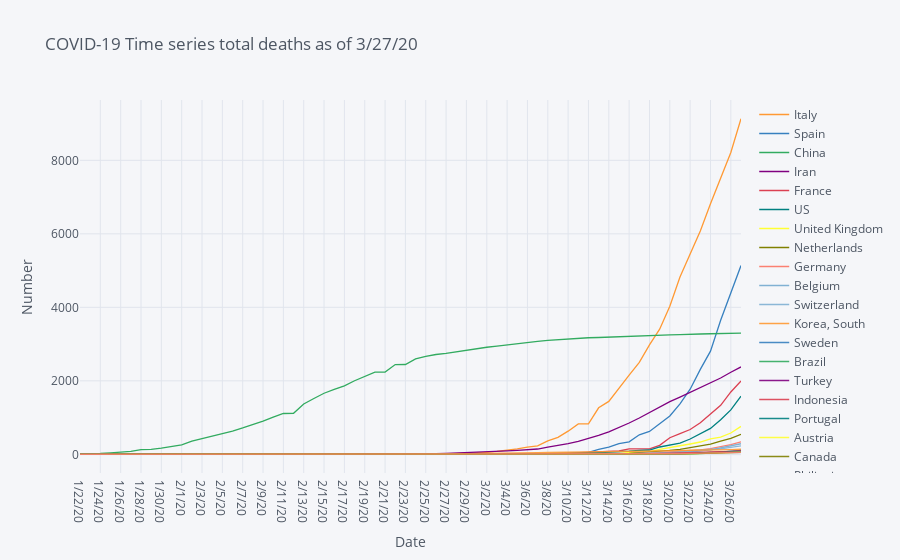

The code cell stored with this chart in its notebook:
### Code cell
df=covid19_deaths.groupby('Country/Region').sum().reset_index()
df=df.sort_values(deaths_latest,ascending=False).head(20).drop(['Lat', 'Long'],axis=1).set_index("Country/Region").T
fig = df.iplot(asFigure=True, xTitle="Date", yTitle="Number", title=f'COVID-19 Time series total deaths as of {deaths_latest}')
fig

### Figure 1 — Plotly figure (JSON) as saved in the notebook; plotly's stock layout.template omitted (floating-point values rounded to 4 significant figures)
{"data": [{"line": {"color": "rgba(255, 153, 51, 1.0)", "dash": "solid", "shape": "linear", "width": 1.3}, "mode": "lines", "name": "Italy", "text": "", "type": "scatter", "x": ["1/22/20", "1/23/20", "1/24/20", "1/25/20", "1/26/20", "1/27/20", "1/28/20", "1/29/20", "1/30/20", "1/31/20", "2/1/20", "2/2/20", "2/3/20", "2/4/20", "2/5/20", "2/6/20", "2/7/20", "2/8/20", "2/9/20", "2/10/20", "2/11/20", "2/12/20", "2/13/20", "2/14/20", "2/15/20", "2/16/20", "2/17/20", "2/18/20", "2/19/20", "2/20/20", "2/21/20", "2/22/20", "2/23/20", "2/24/20", "2/25/20", "2/26/20", "2/27/20", "2/28/20", "2/29/20", "3/1/20", "3/2/20", "3/3/20", "3/4/20", "3/5/20", "3/6/20", "3/7/20", "3/8/20", "3/9/20", "3/10/20", "3/11/20", "3/12/20", "3/13/20", "3/14/20", "3/15/20", "3/16/20", "3/17/20", "3/18/20", "3/19/20", "3/20/20", "3/21/20", "3/22/20", "3/23/20", "3/24/20", "3/25/20", "3/26/20", "3/27/20"], "y": [0, 0, 0, 0, 0, 0, 0, 0, 0, 0, 0, 0, 0, 0, 0, 0, 0, 0, 0, 0, 0, 0, 0, 0, 0, 0, 0, 0, 0, 0, 1, 2, 3, 7, 10, 12, 17, 21, 29, 34, 52, 79, 107, 148, 197, 233, 366, 463, 631, 827, 827, 1266, 1441, 1809, 2158, 2503, 2978, 3405, 4032, 4825, 5476, 6077, 6820, 7503, 8215, 9134]}, {"line": {"color": "rgba(55, 128, 191, 1.0)", "dash": "solid", "shape": "linear", "width": 1.3}, "mode": "lines", "name": "Spain", "text": "", "type": "scatter", "x": ["1/22/20", "1/23/20", "1/24/20", "1/25/20", "1/26/20", "1/27/20", "1/28/20", "1/29/20", "1/30/20", "1/31/20", "2/1/20", "2/2/20", "2/3/20", "2/4/20", "2/5/20", "2/6/20", "2/7/20", "2/8/20", "2/9/20", "2/10/20", "2/11/20", "2/12/20", "2/13/20", "2/14/20", "2/15/20", "2/16/20", "2/17/20", "2/18/20", "2/19/20", "2/20/20", "2/21/20", "2/22/20", "2/23/20", "2/24/20", "2/25/20", "2/26/20", "2/27/20", "2/28/20", "2/29/20", "3/1/20", "3/2/20", "3/3/20", "3/4/20", "3/5/20", "3/6/20", "3/7/20", "3/8/20", "3/9/20", "3/10/20", "3/11/20", "3/12/20", "3/13/20", "3/14/20", "3/15/20", "3/16/20", "3/17/20", "3/18/20", "3/19/20", "3/20/20", "3/21/20", "3/22/20", "3/23/20", "3/24/20", "3/25/20", "3/26/20", "3/27/20"], "y": [0, 0, 0, 0, 0, 0, 0, 0, 0, 0, 0, 0, 0, 0, 0, 0, 0, 0, 0, 0, 0, 0, 0, 0, 0, 0, 0, 0, 0, 0, 0, 0, 0, 0, 0, 0, 0, 0, 0, 0, 0, 1, 2, 3, 5, 10, 17, 28, 35, 54, 55, 133, 195, 289, 342, 533, 623, 830, 1043, 1375, 1772, 2311, 2808, 3647, 4365, 5138]}, {"line": {"color": "rgba(50, 171, 96, 1.0)", "dash": "solid", "shape": "linear", "width": 1.3}, "mode": "lines", "name": "China", "text": "", "type": "scatter", "x": ["1/22/20", "1/23/20", "1/24/20", "1/25/20", "1/26/20", "1/27/20", "1/28/20", "1/29/20", "1/30/20", "1/31/20", "2/1/20", "2/2/20", "2/3/20", "2/4/20", "2/5/20", "2/6/20", "2/7/20", "2/8/20", "2/9/20", "2/10/20", "2/11/20", "2/12/20", "2/13/20", "2/14/20", "2/15/20", "2/16/20", "2/17/20", "2/18/20", "2/19/20", "2/20/20", "2/21/20", "2/22/20", "2/23/20", "2/24/20", "2/25/20", "2/26/20", "2/27/20", "2/28/20", "2/29/20", "3/1/20", "3/2/20", "3/3/20", "3/4/20", "3/5/20", "3/6/20", "3/7/20", "3/8/20", "3/9/20", "3/10/20", "3/11/20", "3/12/20", "3/13/20", "3/14/20", "3/15/20", "3/16/20", "3/17/20", "3/18/20", "3/19/20", "3/20/20", "3/21/20", "3/22/20", "3/23/20", "3/24/20", "3/25/20", "3/26/20", "3/27/20"], "y": [17, 18, 26, 42, 56, 82, 131, 133, 171, 213, 259, 361, 425, 491, 563, 633, 718, 805, 905, 1012, 1112, 1117, 1369, 1521, 1663, 1766, 1864, 2003, 2116, 2238, 2238, 2443, 2445, 2595, 2665, 2717, 2746, 2790, 2837, 2872, 2914, 2947, 2983, 3015, 3044, 3072, 3100, 3123, 3139, 3161, 3172, 3180, 3193, 3203, 3217, 3230, 3241, 3249, 3253, 3259, 3274, 3274, 3281, 3285, 3291, 3296]}, {"line": {"color": "rgba(128, 0, 128, 1.0)", "dash": "solid", "shape": "linear", "width": 1.3}, "mode": "lines", "name": "Iran", "text": "", "type": "scatter", "x": ["1/22/20", "1/23/20", "1/24/20", "1/25/20", "1/26/20", "1/27/20", "1/28/20", "1/29/20", "1/30/20", "1/31/20", "2/1/20", "2/2/20", "2/3/20", "2/4/20", "2/5/20", "2/6/20", "2/7/20", "2/8/20", "2/9/20", "2/10/20", "2/11/20", "2/12/20", "2/13/20", "2/14/20", "2/15/20", "2/16/20", "2/17/20", "2/18/20", "2/19/20", "2/20/20", "2/21/20", "2/22/20", "2/23/20", "2/24/20", "2/25/20", "2/26/20", "2/27/20", "2/28/20", "2/29/20", "3/1/20", "3/2/20", "3/3/20", "3/4/20", "3/5/20", "3/6/20", "3/7/20", "3/8/20", "3/9/20", "3/10/20", "3/11/20", "3/12/20", "3/13/20", "3/14/20", "3/15/20", "3/16/20", "3/17/20", "3/18/20", "3/19/20", "3/20/20", "3/21/20", "3/22/20", "3/23/20", "3/24/20", "3/25/20", "3/26/20", "3/27/20"], "y": [0, 0, 0, 0, 0, 0, 0, 0, 0, 0, 0, 0, 0, 0, 0, 0, 0, 0, 0, 0, 0, 0, 0, 0, 0, 0, 0, 0, 2, 2, 4, 5, 8, 12, 16, 19, 26, 34, 43, 54, 66, 77, 92, 107, 124, 145, 194, 237, 291, 354, 429, 514, 611, 724, 853, 988, 1135, 1284, 1433, 1556, 1685, 1812, 1934, 2077, 2234, 2378]}, {"line": {"color": "rgba(219, 64, 82, 1.0)", "dash": "solid", "shape": "linear", "width": 1.3}, "mode": "lines", "name": "France", "text": "", "type": "scatter", "x": ["1/22/20", "1/23/20", "1/24/20", "1/25/20", "1/26/20", "1/27/20", "1/28/20", "1/29/20", "1/30/20", "1/31/20", "2/1/20", "2/2/20", "2/3/20", "2/4/20", "2/5/20", "2/6/20", "2/7/20", "2/8/20", "2/9/20", "2/10/20", "2/11/20", "2/12/20", "2/13/20", "2/14/20", "2/15/20", "2/16/20", "2/17/20", "2/18/20", "2/19/20", "2/20/20", "2/21/20", "2/22/20", "2/23/20", "2/24/20", "2/25/20", "2/26/20", "2/27/20", "2/28/20", "2/29/20", "3/1/20", "3/2/20", "3/3/20", "3/4/20", "3/5/20", "3/6/20", "3/7/20", "3/8/20", "3/9/20", "3/10/20", "3/11/20", "3/12/20", "3/13/20", "3/14/20", "3/15/20", "3/16/20", "3/17/20", "3/18/20", "3/19/20", "3/20/20", "3/21/20", "3/22/20", "3/23/20", "3/24/20", "3/25/20", "3/26/20", "3/27/20"], "y": [0, 0, 0, 0, 0, 0, 0, 0, 0, 0, 0, 0, 0, 0, 0, 0, 0, 0, 0, 0, 0, 0, 0, 0, 1, 1, 1, 1, 1, 1, 1, 1, 1, 1, 1, 2, 2, 2, 2, 2, 3, 4, 4, 6, 9, 11, 19, 19, 33, 48, 48, 79, 91, 91, 149, 149, 149, 244, 451, 563, 676, 862, 1102, 1333, 1698, 1997]}, {"line": {"color": "rgba(0, 128, 128, 1.0)", "dash": "solid", "shape": "linear", "width": 1.3}, "mode": "lines", "name": "US", "text": "", "type": "scatter", "x": ["1/22/20", "1/23/20", "1/24/20", "1/25/20", "1/26/20", "1/27/20", "1/28/20", "1/29/20", "1/30/20", "1/31/20", "2/1/20", "2/2/20", "2/3/20", "2/4/20", "2/5/20", "2/6/20", "2/7/20", "2/8/20", "2/9/20", "2/10/20", "2/11/20", "2/12/20", "2/13/20", "2/14/20", "2/15/20", "2/16/20", "2/17/20", "2/18/20", "2/19/20", "2/20/20", "2/21/20", "2/22/20", "2/23/20", "2/24/20", "2/25/20", "2/26/20", "2/27/20", "2/28/20", "2/29/20", "3/1/20", "3/2/20", "3/3/20", "3/4/20", "3/5/20", "3/6/20", "3/7/20", "3/8/20", "3/9/20", "3/10/20", "3/11/20", "3/12/20", "3/13/20", "3/14/20", "3/15/20", "3/16/20", "3/17/20", "3/18/20", "3/19/20", "3/20/20", "3/21/20", "3/22/20", "3/23/20", "3/24/20", "3/25/20", "3/26/20", "3/27/20"], "y": [0, 0, 0, 0, 0, 0, 0, 0, 0, 0, 0, 0, 0, 0, 0, 0, 0, 0, 0, 0, 0, 0, 0, 0, 0, 0, 0, 0, 0, 0, 0, 0, 0, 0, 0, 0, 0, 0, 1, 1, 6, 7, 11, 12, 14, 17, 21, 22, 28, 36, 40, 47, 54, 63, 85, 108, 118, 200, 244, 307, 417, 557, 706, 942, 1209, 1581]}, {"line": {"color": "rgba(255, 255, 51, 1.0)", "dash": "solid", "shape": "linear", "width": 1.3}, "mode": "lines", "name": "United Kingdom", "text": "", "type": "scatter", "x": ["1/22/20", "1/23/20", "1/24/20", "1/25/20", "1/26/20", "1/27/20", "1/28/20", "1/29/20", "1/30/20", "1/31/20", "2/1/20", "2/2/20", "2/3/20", "2/4/20", "2/5/20", "2/6/20", "2/7/20", "2/8/20", "2/9/20", "2/10/20", "2/11/20", "2/12/20", "2/13/20", "2/14/20", "2/15/20", "2/16/20", "2/17/20", "2/18/20", "2/19/20", "2/20/20", "2/21/20", "2/22/20", "2/23/20", "2/24/20", "2/25/20", "2/26/20", "2/27/20", "2/28/20", "2/29/20", "3/1/20", "3/2/20", "3/3/20", "3/4/20", "3/5/20", "3/6/20", "3/7/20", "3/8/20", "3/9/20", "3/10/20", "3/11/20", "3/12/20", "3/13/20", "3/14/20", "3/15/20", "3/16/20", "3/17/20", "3/18/20", "3/19/20", "3/20/20", "3/21/20", "3/22/20", "3/23/20", "3/24/20", "3/25/20", "3/26/20", "3/27/20"], "y": [0, 0, 0, 0, 0, 0, 0, 0, 0, 0, 0, 0, 0, 0, 0, 0, 0, 0, 0, 0, 0, 0, 0, 0, 0, 0, 0, 0, 0, 0, 0, 0, 0, 0, 0, 0, 0, 0, 0, 0, 0, 0, 0, 1, 2, 2, 3, 4, 6, 8, 8, 8, 21, 21, 56, 56, 72, 138, 178, 234, 282, 336, 423, 466, 580, 761]}, {"line": {"color": "rgba(128, 128, 0, 1.0)", "dash": "solid", "shape": "linear", "width": 1.3}, "mode": "lines", "name": "Netherlands", "text": "", "type": "scatter", "x": ["1/22/20", "1/23/20", "1/24/20", "1/25/20", "1/26/20", "1/27/20", "1/28/20", "1/29/20", "1/30/20", "1/31/20", "2/1/20", "2/2/20", "2/3/20", "2/4/20", "2/5/20", "2/6/20", "2/7/20", "2/8/20", "2/9/20", "2/10/20", "2/11/20", "2/12/20", "2/13/20", "2/14/20", "2/15/20", "2/16/20", "2/17/20", "2/18/20", "2/19/20", "2/20/20", "2/21/20", "2/22/20", "2/23/20", "2/24/20", "2/25/20", "2/26/20", "2/27/20", "2/28/20", "2/29/20", "3/1/20", "3/2/20", "3/3/20", "3/4/20", "3/5/20", "3/6/20", "3/7/20", "3/8/20", "3/9/20", "3/10/20", "3/11/20", "3/12/20", "3/13/20", "3/14/20", "3/15/20", "3/16/20", "3/17/20", "3/18/20", "3/19/20", "3/20/20", "3/21/20", "3/22/20", "3/23/20", "3/24/20", "3/25/20", "3/26/20", "3/27/20"], "y": [0, 0, 0, 0, 0, 0, 0, 0, 0, 0, 0, 0, 0, 0, 0, 0, 0, 0, 0, 0, 0, 0, 0, 0, 0, 0, 0, 0, 0, 0, 0, 0, 0, 0, 0, 0, 0, 0, 0, 0, 0, 0, 0, 0, 1, 1, 3, 3, 4, 5, 5, 10, 12, 20, 24, 43, 58, 77, 107, 137, 180, 214, 277, 357, 435, 547]}, {"line": {"color": "rgba(251, 128, 114, 1.0)", "dash": "solid", "shape": "linear", "width": 1.3}, "mode": "lines", "name": "Germany", "text": "", "type": "scatter", "x": ["1/22/20", "1/23/20", "1/24/20", "1/25/20", "1/26/20", "1/27/20", "1/28/20", "1/29/20", "1/30/20", "1/31/20", "2/1/20", "2/2/20", "2/3/20", "2/4/20", "2/5/20", "2/6/20", "2/7/20", "2/8/20", "2/9/20", "2/10/20", "2/11/20", "2/12/20", "2/13/20", "2/14/20", "2/15/20", "2/16/20", "2/17/20", "2/18/20", "2/19/20", "2/20/20", "2/21/20", "2/22/20", "2/23/20", "2/24/20", "2/25/20", "2/26/20", "2/27/20", "2/28/20", "2/29/20", "3/1/20", "3/2/20", "3/3/20", "3/4/20", "3/5/20", "3/6/20", "3/7/20", "3/8/20", "3/9/20", "3/10/20", "3/11/20", "3/12/20", "3/13/20", "3/14/20", "3/15/20", "3/16/20", "3/17/20", "3/18/20", "3/19/20", "3/20/20", "3/21/20", "3/22/20", "3/23/20", "3/24/20", "3/25/20", "3/26/20", "3/27/20"], "y": [0, 0, 0, 0, 0, 0, 0, 0, 0, 0, 0, 0, 0, 0, 0, 0, 0, 0, 0, 0, 0, 0, 0, 0, 0, 0, 0, 0, 0, 0, 0, 0, 0, 0, 0, 0, 0, 0, 0, 0, 0, 0, 0, 0, 0, 0, 0, 2, 2, 3, 3, 7, 9, 11, 17, 24, 28, 44, 67, 84, 94, 123, 157, 206, 267, 342]}, {"line": {"color": "rgba(128, 177, 211, 1.0)", "dash": "solid", "shape": "linear", "width": 1.3}, "mode": "lines", "name": "Belgium", "text": "", "type": "scatter", "x": ["1/22/20", "1/23/20", "1/24/20", "1/25/20", "1/26/20", "1/27/20", "1/28/20", "1/29/20", "1/30/20", "1/31/20", "2/1/20", "2/2/20", "2/3/20", "2/4/20", "2/5/20", "2/6/20", "2/7/20", "2/8/20", "2/9/20", "2/10/20", "2/11/20", "2/12/20", "2/13/20", "2/14/20", "2/15/20", "2/16/20", "2/17/20", "2/18/20", "2/19/20", "2/20/20", "2/21/20", "2/22/20", "2/23/20", "2/24/20", "2/25/20", "2/26/20", "2/27/20", "2/28/20", "2/29/20", "3/1/20", "3/2/20", "3/3/20", "3/4/20", "3/5/20", "3/6/20", "3/7/20", "3/8/20", "3/9/20", "3/10/20", "3/11/20", "3/12/20", "3/13/20", "3/14/20", "3/15/20", "3/16/20", "3/17/20", "3/18/20", "3/19/20", "3/20/20", "3/21/20", "3/22/20", "3/23/20", "3/24/20", "3/25/20", "3/26/20", "3/27/20"], "y": [0, 0, 0, 0, 0, 0, 0, 0, 0, 0, 0, 0, 0, 0, 0, 0, 0, 0, 0, 0, 0, 0, 0, 0, 0, 0, 0, 0, 0, 0, 0, 0, 0, 0, 0, 0, 0, 0, 0, 0, 0, 0, 0, 0, 0, 0, 0, 0, 0, 3, 3, 3, 4, 4, 5, 10, 14, 21, 37, 67, 75, 88, 122, 178, 220, 289]}, {"line": {"color": "rgba(128, 177, 211, 0.8999999999999999)", "dash": "solid", "shape": "linear", "width": 1.3}, "mode": "lines", "name": "Switzerland", "text": "", "type": "scatter", "x": ["1/22/20", "1/23/20", "1/24/20", "1/25/20", "1/26/20", "1/27/20", "1/28/20", "1/29/20", "1/30/20", "1/31/20", "2/1/20", "2/2/20", "2/3/20", "2/4/20", "2/5/20", "2/6/20", "2/7/20", "2/8/20", "2/9/20", "2/10/20", "2/11/20", "2/12/20", "2/13/20", "2/14/20", "2/15/20", "2/16/20", "2/17/20", "2/18/20", "2/19/20", "2/20/20", "2/21/20", "2/22/20", "2/23/20", "2/24/20", "2/25/20", "2/26/20", "2/27/20", "2/28/20", "2/29/20", "3/1/20", "3/2/20", "3/3/20", "3/4/20", "3/5/20", "3/6/20", "3/7/20", "3/8/20", "3/9/20", "3/10/20", "3/11/20", "3/12/20", "3/13/20", "3/14/20", "3/15/20", "3/16/20", "3/17/20", "3/18/20", "3/19/20", "3/20/20", "3/21/20", "3/22/20", "3/23/20", "3/24/20", "3/25/20", "3/26/20", "3/27/20"], "y": [0, 0, 0, 0, 0, 0, 0, 0, 0, 0, 0, 0, 0, 0, 0, 0, 0, 0, 0, 0, 0, 0, 0, 0, 0, 0, 0, 0, 0, 0, 0, 0, 0, 0, 0, 0, 0, 0, 0, 0, 0, 0, 0, 1, 1, 1, 2, 2, 3, 4, 4, 11, 13, 14, 14, 27, 28, 41, 54, 75, 98, 120, 122, 153, 191, 231]}, {"line": {"color": "rgba(255, 153, 51, 0.8999999999999999)", "dash": "solid", "shape": "linear", "width": 1.3}, "mode": "lines", "name": "Korea, South", "text": "", "type": "scatter", "x": ["1/22/20", "1/23/20", "1/24/20", "1/25/20", "1/26/20", "1/27/20", "1/28/20", "1/29/20", "1/30/20", "1/31/20", "2/1/20", "2/2/20", "2/3/20", "2/4/20", "2/5/20", "2/6/20", "2/7/20", "2/8/20", "2/9/20", "2/10/20", "2/11/20", "2/12/20", "2/13/20", "2/14/20", "2/15/20", "2/16/20", "2/17/20", "2/18/20", "2/19/20", "2/20/20", "2/21/20", "2/22/20", "2/23/20", "2/24/20", "2/25/20", "2/26/20", "2/27/20", "2/28/20", "2/29/20", "3/1/20", "3/2/20", "3/3/20", "3/4/20", "3/5/20", "3/6/20", "3/7/20", "3/8/20", "3/9/20", "3/10/20", "3/11/20", "3/12/20", "3/13/20", "3/14/20", "3/15/20", "3/16/20", "3/17/20", "3/18/20", "3/19/20", "3/20/20", "3/21/20", "3/22/20", "3/23/20", "3/24/20", "3/25/20", "3/26/20", "3/27/20"], "y": [0, 0, 0, 0, 0, 0, 0, 0, 0, 0, 0, 0, 0, 0, 0, 0, 0, 0, 0, 0, 0, 0, 0, 0, 0, 0, 0, 0, 0, 1, 2, 2, 6, 8, 10, 12, 13, 13, 16, 17, 28, 28, 35, 35, 42, 44, 50, 53, 54, 60, 66, 66, 72, 75, 75, 81, 84, 91, 94, 102, 111, 111, 120, 126, 131, 139]}, {"line": {"color": "rgba(55, 128, 191, 0.8999999999999999)", "dash": "solid", "shape": "linear", "width": 1.3}, "mode": "lines", "name": "Sweden", "text": "", "type": "scatter", "x": ["1/22/20", "1/23/20", "1/24/20", "1/25/20", "1/26/20", "1/27/20", "1/28/20", "1/29/20", "1/30/20", "1/31/20", "2/1/20", "2/2/20", "2/3/20", "2/4/20", "2/5/20", "2/6/20", "2/7/20", "2/8/20", "2/9/20", "2/10/20", "2/11/20", "2/12/20", "2/13/20", "2/14/20", "2/15/20", "2/16/20", "2/17/20", "2/18/20", "2/19/20", "2/20/20", "2/21/20", "2/22/20", "2/23/20", "2/24/20", "2/25/20", "2/26/20", "2/27/20", "2/28/20", "2/29/20", "3/1/20", "3/2/20", "3/3/20", "3/4/20", "3/5/20", "3/6/20", "3/7/20", "3/8/20", "3/9/20", "3/10/20", "3/11/20", "3/12/20", "3/13/20", "3/14/20", "3/15/20", "3/16/20", "3/17/20", "3/18/20", "3/19/20", "3/20/20", "3/21/20", "3/22/20", "3/23/20", "3/24/20", "3/25/20", "3/26/20", "3/27/20"], "y": [0, 0, 0, 0, 0, 0, 0, 0, 0, 0, 0, 0, 0, 0, 0, 0, 0, 0, 0, 0, 0, 0, 0, 0, 0, 0, 0, 0, 0, 0, 0, 0, 0, 0, 0, 0, 0, 0, 0, 0, 0, 0, 0, 0, 0, 0, 0, 0, 0, 1, 1, 1, 2, 3, 6, 7, 10, 11, 16, 20, 21, 25, 36, 62, 77, 105]}, {"line": {"color": "rgba(50, 171, 96, 0.8999999999999999)", "dash": "solid", "shape": "linear", "width": 1.3}, "mode": "lines", "name": "Brazil", "text": "", "type": "scatter", "x": ["1/22/20", "1/23/20", "1/24/20", "1/25/20", "1/26/20", "1/27/20", "1/28/20", "1/29/20", "1/30/20", "1/31/20", "2/1/20", "2/2/20", "2/3/20", "2/4/20", "2/5/20", "2/6/20", "2/7/20", "2/8/20", "2/9/20", "2/10/20", "2/11/20", "2/12/20", "2/13/20", "2/14/20", "2/15/20", "2/16/20", "2/17/20", "2/18/20", "2/19/20", "2/20/20", "2/21/20", "2/22/20", "2/23/20", "2/24/20", "2/25/20", "2/26/20", "2/27/20", "2/28/20", "2/29/20", "3/1/20", "3/2/20", "3/3/20", "3/4/20", "3/5/20", "3/6/20", "3/7/20", "3/8/20", "3/9/20", "3/10/20", "3/11/20", "3/12/20", "3/13/20", "3/14/20", "3/15/20", "3/16/20", "3/17/20", "3/18/20", "3/19/20", "3/20/20", "3/21/20", "3/22/20", "3/23/20", "3/24/20", "3/25/20", "3/26/20", "3/27/20"], "y": [0, 0, 0, 0, 0, 0, 0, 0, 0, 0, 0, 0, 0, 0, 0, 0, 0, 0, 0, 0, 0, 0, 0, 0, 0, 0, 0, 0, 0, 0, 0, 0, 0, 0, 0, 0, 0, 0, 0, 0, 0, 0, 0, 0, 0, 0, 0, 0, 0, 0, 0, 0, 0, 0, 0, 1, 3, 6, 11, 15, 25, 34, 46, 59, 77, 92]}, {"line": {"color": "rgba(128, 0, 128, 0.8999999999999999)", "dash": "solid", "shape": "linear", "width": 1.3}, "mode": "lines", "name": "Turkey", "text": "", "type": "scatter", "x": ["1/22/20", "1/23/20", "1/24/20", "1/25/20", "1/26/20", "1/27/20", "1/28/20", "1/29/20", "1/30/20", "1/31/20", "2/1/20", "2/2/20", "2/3/20", "2/4/20", "2/5/20", "2/6/20", "2/7/20", "2/8/20", "2/9/20", "2/10/20", "2/11/20", "2/12/20", "2/13/20", "2/14/20", "2/15/20", "2/16/20", "2/17/20", "2/18/20", "2/19/20", "2/20/20", "2/21/20", "2/22/20", "2/23/20", "2/24/20", "2/25/20", "2/26/20", "2/27/20", "2/28/20", "2/29/20", "3/1/20", "3/2/20", "3/3/20", "3/4/20", "3/5/20", "3/6/20", "3/7/20", "3/8/20", "3/9/20", "3/10/20", "3/11/20", "3/12/20", "3/13/20", "3/14/20", "3/15/20", "3/16/20", "3/17/20", "3/18/20", "3/19/20", "3/20/20", "3/21/20", "3/22/20", "3/23/20", "3/24/20", "3/25/20", "3/26/20", "3/27/20"], "y": [0, 0, 0, 0, 0, 0, 0, 0, 0, 0, 0, 0, 0, 0, 0, 0, 0, 0, 0, 0, 0, 0, 0, 0, 0, 0, 0, 0, 0, 0, 0, 0, 0, 0, 0, 0, 0, 0, 0, 0, 0, 0, 0, 0, 0, 0, 0, 0, 0, 0, 0, 0, 0, 0, 0, 1, 1, 3, 4, 9, 30, 37, 44, 59, 75, 92]}, {"line": {"color": "rgba(219, 64, 82, 0.8999999999999999)", "dash": "solid", "shape": "linear", "width": 1.3}, "mode": "lines", "name": "Indonesia", "text": "", "type": "scatter", "x": ["1/22/20", "1/23/20", "1/24/20", "1/25/20", "1/26/20", "1/27/20", "1/28/20", "1/29/20", "1/30/20", "1/31/20", "2/1/20", "2/2/20", "2/3/20", "2/4/20", "2/5/20", "2/6/20", "2/7/20", "2/8/20", "2/9/20", "2/10/20", "2/11/20", "2/12/20", "2/13/20", "2/14/20", "2/15/20", "2/16/20", "2/17/20", "2/18/20", "2/19/20", "2/20/20", "2/21/20", "2/22/20", "2/23/20", "2/24/20", "2/25/20", "2/26/20", "2/27/20", "2/28/20", "2/29/20", "3/1/20", "3/2/20", "3/3/20", "3/4/20", "3/5/20", "3/6/20", "3/7/20", "3/8/20", "3/9/20", "3/10/20", "3/11/20", "3/12/20", "3/13/20", "3/14/20", "3/15/20", "3/16/20", "3/17/20", "3/18/20", "3/19/20", "3/20/20", "3/21/20", "3/22/20", "3/23/20", "3/24/20", "3/25/20", "3/26/20", "3/27/20"], "y": [0, 0, 0, 0, 0, 0, 0, 0, 0, 0, 0, 0, 0, 0, 0, 0, 0, 0, 0, 0, 0, 0, 0, 0, 0, 0, 0, 0, 0, 0, 0, 0, 0, 0, 0, 0, 0, 0, 0, 0, 0, 0, 0, 0, 0, 0, 0, 0, 0, 1, 1, 4, 5, 5, 5, 5, 19, 25, 32, 38, 48, 49, 55, 58, 78, 87]}, {"line": {"color": "rgba(0, 128, 128, 0.8999999999999999)", "dash": "solid", "shape": "linear", "width": 1.3}, "mode": "lines", "name": "Portugal", "text": "", "type": "scatter", "x": ["1/22/20", "1/23/20", "1/24/20", "1/25/20", "1/26/20", "1/27/20", "1/28/20", "1/29/20", "1/30/20", "1/31/20", "2/1/20", "2/2/20", "2/3/20", "2/4/20", "2/5/20", "2/6/20", "2/7/20", "2/8/20", "2/9/20", "2/10/20", "2/11/20", "2/12/20", "2/13/20", "2/14/20", "2/15/20", "2/16/20", "2/17/20", "2/18/20", "2/19/20", "2/20/20", "2/21/20", "2/22/20", "2/23/20", "2/24/20", "2/25/20", "2/26/20", "2/27/20", "2/28/20", "2/29/20", "3/1/20", "3/2/20", "3/3/20", "3/4/20", "3/5/20", "3/6/20", "3/7/20", "3/8/20", "3/9/20", "3/10/20", "3/11/20", "3/12/20", "3/13/20", "3/14/20", "3/15/20", "3/16/20", "3/17/20", "3/18/20", "3/19/20", "3/20/20", "3/21/20", "3/22/20", "3/23/20", "3/24/20", "3/25/20", "3/26/20", "3/27/20"], "y": [0, 0, 0, 0, 0, 0, 0, 0, 0, 0, 0, 0, 0, 0, 0, 0, 0, 0, 0, 0, 0, 0, 0, 0, 0, 0, 0, 0, 0, 0, 0, 0, 0, 0, 0, 0, 0, 0, 0, 0, 0, 0, 0, 0, 0, 0, 0, 0, 0, 0, 0, 0, 0, 0, 0, 1, 2, 3, 6, 12, 14, 23, 33, 43, 60, 76]}, {"line": {"color": "rgba(255, 255, 51, 0.8999999999999999)", "dash": "solid", "shape": "linear", "width": 1.3}, "mode": "lines", "name": "Austria", "text": "", "type": "scatter", "x": ["1/22/20", "1/23/20", "1/24/20", "1/25/20", "1/26/20", "1/27/20", "1/28/20", "1/29/20", "1/30/20", "1/31/20", "2/1/20", "2/2/20", "2/3/20", "2/4/20", "2/5/20", "2/6/20", "2/7/20", "2/8/20", "2/9/20", "2/10/20", "2/11/20", "2/12/20", "2/13/20", "2/14/20", "2/15/20", "2/16/20", "2/17/20", "2/18/20", "2/19/20", "2/20/20", "2/21/20", "2/22/20", "2/23/20", "2/24/20", "2/25/20", "2/26/20", "2/27/20", "2/28/20", "2/29/20", "3/1/20", "3/2/20", "3/3/20", "3/4/20", "3/5/20", "3/6/20", "3/7/20", "3/8/20", "3/9/20", "3/10/20", "3/11/20", "3/12/20", "3/13/20", "3/14/20", "3/15/20", "3/16/20", "3/17/20", "3/18/20", "3/19/20", "3/20/20", "3/21/20", "3/22/20", "3/23/20", "3/24/20", "3/25/20", "3/26/20", "3/27/20"], "y": [0, 0, 0, 0, 0, 0, 0, 0, 0, 0, 0, 0, 0, 0, 0, 0, 0, 0, 0, 0, 0, 0, 0, 0, 0, 0, 0, 0, 0, 0, 0, 0, 0, 0, 0, 0, 0, 0, 0, 0, 0, 0, 0, 0, 0, 0, 0, 0, 0, 0, 1, 1, 1, 1, 3, 3, 4, 6, 6, 8, 16, 21, 28, 30, 49, 58]}, {"line": {"color": "rgba(128, 128, 0, 0.8999999999999999)", "dash": "solid", "shape": "linear", "width": 1.3}, "mode": "lines", "name": "Canada", "text": "", "type": "scatter", "x": ["1/22/20", "1/23/20", "1/24/20", "1/25/20", "1/26/20", "1/27/20", "1/28/20", "1/29/20", "1/30/20", "1/31/20", "2/1/20", "2/2/20", "2/3/20", "2/4/20", "2/5/20", "2/6/20", "2/7/20", "2/8/20", "2/9/20", "2/10/20", "2/11/20", "2/12/20", "2/13/20", "2/14/20", "2/15/20", "2/16/20", "2/17/20", "2/18/20", "2/19/20", "2/20/20", "2/21/20", "2/22/20", "2/23/20", "2/24/20", "2/25/20", "2/26/20", "2/27/20", "2/28/20", "2/29/20", "3/1/20", "3/2/20", "3/3/20", "3/4/20", "3/5/20", "3/6/20", "3/7/20", "3/8/20", "3/9/20", "3/10/20", "3/11/20", "3/12/20", "3/13/20", "3/14/20", "3/15/20", "3/16/20", "3/17/20", "3/18/20", "3/19/20", "3/20/20", "3/21/20", "3/22/20", "3/23/20", "3/24/20", "3/25/20", "3/26/20", "3/27/20"], "y": [0, 0, 0, 0, 0, 0, 0, 0, 0, 0, 0, 0, 0, 0, 0, 0, 0, 0, 0, 0, 0, 0, 0, 0, 0, 0, 0, 0, 0, 0, 0, 0, 0, 0, 0, 0, 0, 0, 0, 0, 0, 0, 0, 0, 0, 0, 0, 1, 1, 1, 1, 1, 1, 1, 4, 5, 8, 9, 12, 19, 21, 25, 26, 30, 38, 54]}, {"line": {"color": "rgba(251, 128, 114, 0.8999999999999999)", "dash": "solid", "shape": "linear", "width": 1.3}, "mode": "lines", "name": "Philippines", "text": "", "type": "scatter", "x": ["1/22/20", "1/23/20", "1/24/20", "1/25/20", "1/26/20", "1/27/20", "1/28/20", "1/29/20", "1/30/20", "1/31/20", "2/1/20", "2/2/20", "2/3/20", "2/4/20", "2/5/20", "2/6/20", "2/7/20", "2/8/20", "2/9/20", "2/10/20", "2/11/20", "2/12/20", "2/13/20", "2/14/20", "2/15/20", "2/16/20", "2/17/20", "2/18/20", "2/19/20", "2/20/20", "2/21/20", "2/22/20", "2/23/20", "2/24/20", "2/25/20", "2/26/20", "2/27/20", "2/28/20", "2/29/20", "3/1/20", "3/2/20", "3/3/20", "3/4/20", "3/5/20", "3/6/20", "3/7/20", "3/8/20", "3/9/20", "3/10/20", "3/11/20", "3/12/20", "3/13/20", "3/14/20", "3/15/20", "3/16/20", "3/17/20", "3/18/20", "3/19/20", "3/20/20", "3/21/20", "3/22/20", "3/23/20", "3/24/20", "3/25/20", "3/26/20", "3/27/20"], "y": [0, 0, 0, 0, 0, 0, 0, 0, 0, 0, 0, 1, 1, 1, 1, 1, 1, 1, 1, 1, 1, 1, 1, 1, 1, 1, 1, 1, 1, 1, 1, 1, 1, 1, 1, 1, 1, 1, 1, 1, 1, 1, 1, 1, 1, 1, 1, 1, 1, 1, 2, 5, 8, 11, 12, 12, 19, 17, 18, 19, 25, 33, 35, 38, 45, 54]}], "layout": {"legend": {"bgcolor": "#F5F6F9", "font": {"color": "#4D5663"}}, "paper_bgcolor": "#F5F6F9", "plot_bgcolor": "#F5F6F9", "title": {"font": {"color": "#4D5663"}, "text": "COVID-19 Time series total deaths as of 3/27/20"}, "xaxis": {"gridcolor": "#E1E5ED", "showgrid": true, "tickfont": {"color": "#4D5663"}, "title": {"font": {"color": "#4D5663"}, "text": "Date"}, "zerolinecolor": "#E1E5ED"}, "yaxis": {"gridcolor": "#E1E5ED", "showgrid": true, "tickfont": {"color": "#4D5663"}, "title": {"font": {"color": "#4D5663"}, "text": "Number"}, "zerolinecolor": "#E1E5ED"}}}
